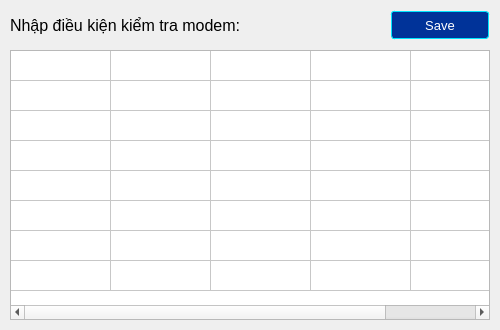
<?xml version="1.0" encoding="UTF-8"?>
<ui version="4.0">
 <class>Form</class>
 <widget class="QWidget" name="Form">
  <property name="geometry">
   <rect>
    <x>0</x>
    <y>0</y>
    <width>500</width>
    <height>330</height>
   </rect>
  </property>
  <property name="windowTitle">
   <string>Form</string>
  </property>
  <widget class="QLabel" name="label">
   <property name="geometry">
    <rect>
     <x>10</x>
     <y>10</y>
     <width>241</width>
     <height>30</height>
    </rect>
   </property>
   <property name="font">
    <font>
     <pointsize>12</pointsize>
    </font>
   </property>
   <property name="text">
    <string>Nhập điều kiện kiểm tra modem:</string>
   </property>
  </widget>
  <widget class="QTableWidget" name="check_test_table">
   <property name="geometry">
    <rect>
     <x>10</x>
     <y>50</y>
     <width>480</width>
     <height>270</height>
    </rect>
   </property>
   <property name="rowCount">
    <number>8</number>
   </property>
   <property name="columnCount">
    <number>5</number>
   </property>
   <attribute name="horizontalHeaderVisible">
    <bool>false</bool>
   </attribute>
   <attribute name="verticalHeaderVisible">
    <bool>false</bool>
   </attribute>
   <row>
    <property name="text">
     <string>New Row</string>
    </property>
   </row>
   <row>
    <property name="text">
     <string>New Row</string>
    </property>
   </row>
   <row>
    <property name="text">
     <string>New Row</string>
    </property>
   </row>
   <row>
    <property name="text">
     <string>New Row</string>
    </property>
   </row>
   <row>
    <property name="text">
     <string>New Row</string>
    </property>
   </row>
   <row>
    <property name="text">
     <string>New Row</string>
    </property>
   </row>
   <row>
    <property name="text">
     <string>New Row</string>
    </property>
   </row>
   <row>
    <property name="text">
     <string>New Row</string>
    </property>
   </row>
   <column>
    <property name="text">
     <string>New Column</string>
    </property>
   </column>
   <column>
    <property name="text">
     <string>New Column</string>
    </property>
   </column>
   <column>
    <property name="text">
     <string>New Column</string>
    </property>
   </column>
   <column>
    <property name="text">
     <string>New Column</string>
    </property>
   </column>
   <column>
    <property name="text">
     <string>New Column</string>
    </property>
   </column>
  </widget>
  <widget class="QPushButton" name="save_check_btn">
   <property name="geometry">
    <rect>
     <x>390</x>
     <y>10</y>
     <width>100</width>
     <height>30</height>
    </rect>
   </property>
   <property name="font">
    <font>
     <pointsize>10</pointsize>
    </font>
   </property>
   <property name="styleSheet">
    <string notr="true">margin: 1px; 
                padding: 7px; 
                background-color: #003399; 
                color: #ffffff;
                border-style: solid; 
                border-radius: 3px; 
                border-width: 0.5px; 
                border-color: rgba(0,230,255,255);</string>
   </property>
   <property name="text">
    <string>Save</string>
   </property>
  </widget>
 </widget>
 <resources/>
 <connections/>
</ui>
